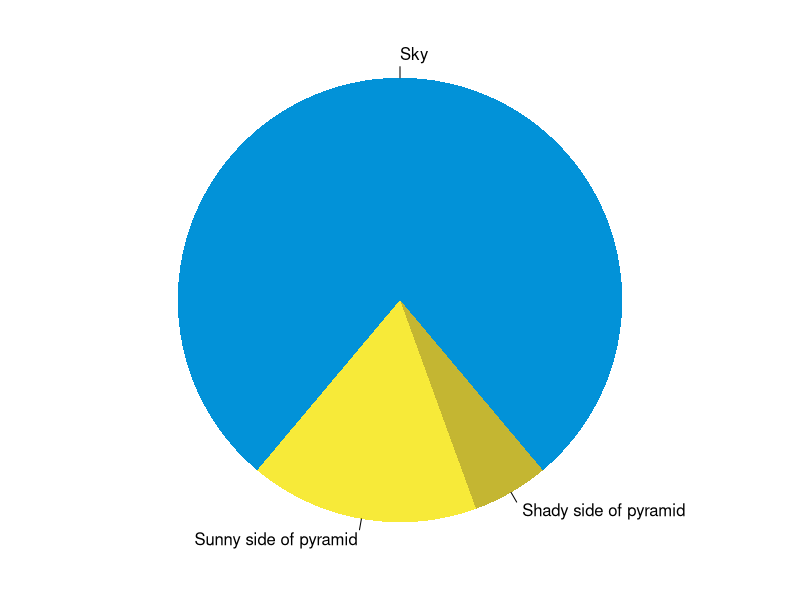
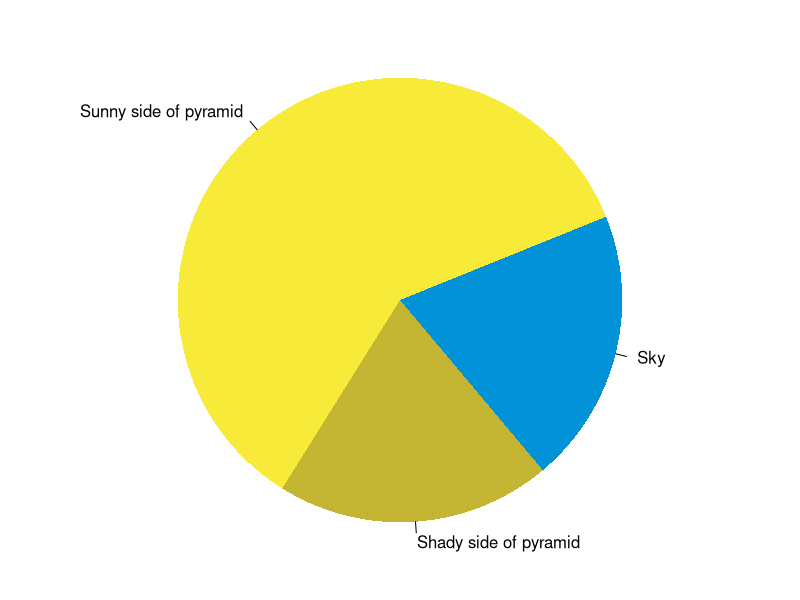

Recreate these plots in R, in order.
## ---- chunk 1
knitr::opts_chunk$set(collapse = TRUE)
## ---- chunk 2
summary(cars)
fit <- lm(dist ~ speed, data = cars)
fit
## ---- chunk 3
par(mar = c(0, 1, 0, 1))
p0 <- pie(
  c(280, 60, 20),
  c('Sky', 'Sunny side of pyramid', 'Shady side of pyramid'),
  col = c('#0292D8', '#F7EA39', '#C4B632'),
  init.angle = -50, border = NA
)
p0
## ---- chunk 4
par(mar = c(0, 1, 0, 1))
p1 <- pie(
  c(20, 60, 20),
  c('Sky', 'Sunny side of pyramid', 'Shady side of pyramid'),
  col = c('#0292D8', '#F7EA39', '#C4B632'),
  init.angle = -50, border = NA
)
p1
